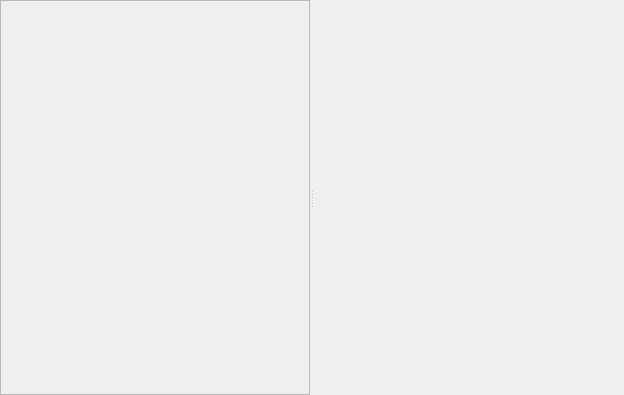
<?xml version="1.0" encoding="UTF-8"?>
<ui version="4.0">
 <class>DataSourceWidget</class>
 <widget class="QWidget" name="DataSourceWidget">
  <property name="geometry">
   <rect>
    <x>0</x>
    <y>0</y>
    <width>624</width>
    <height>395</height>
   </rect>
  </property>
  <property name="styleSheet">
   <string notr="true"/>
  </property>
  <layout class="QGridLayout" name="gridLayout">
   <property name="leftMargin">
    <number>0</number>
   </property>
   <property name="topMargin">
    <number>0</number>
   </property>
   <property name="rightMargin">
    <number>0</number>
   </property>
   <property name="bottomMargin">
    <number>0</number>
   </property>
   <property name="spacing">
    <number>0</number>
   </property>
   <item row="0" column="0">
    <widget class="QSplitter" name="splitter">
     <property name="orientation">
      <enum>Qt::Horizontal</enum>
     </property>
     <property name="childrenCollapsible">
      <bool>false</bool>
     </property>
     <widget class="NavBar" name="dsList">
      <property name="minimumSize">
       <size>
        <width>100</width>
        <height>0</height>
       </size>
      </property>
      <property name="styleSheet">
       <string notr="true"/>
      </property>
      <property name="frameShape">
       <enum>QFrame::StyledPanel</enum>
      </property>
      <property name="frameShadow">
       <enum>QFrame::Raised</enum>
      </property>
     </widget>
     <widget class="DirectoryWidget" name="dirWidget" native="true">
      <property name="styleSheet">
       <string notr="true"/>
      </property>
     </widget>
    </widget>
   </item>
  </layout>
 </widget>
 <customwidgets>
  <customwidget>
   <class>NavBar</class>
   <extends>QFrame</extends>
   <header>src/extensions/navbar/navbar.h</header>
   <container>1</container>
  </customwidget>
  <customwidget>
   <class>DirectoryWidget</class>
   <extends>QWidget</extends>
   <header>src/directorywidget.h</header>
   <container>1</container>
  </customwidget>
 </customwidgets>
 <resources/>
 <connections/>
</ui>
